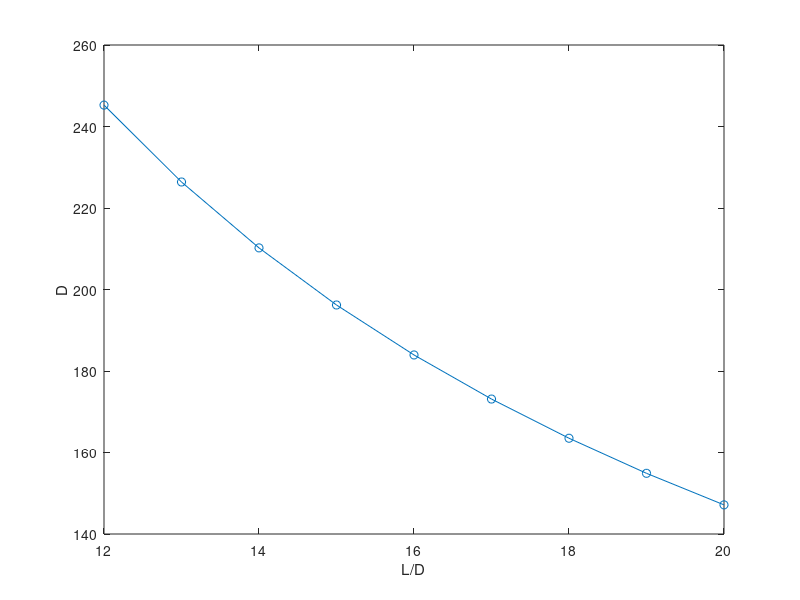
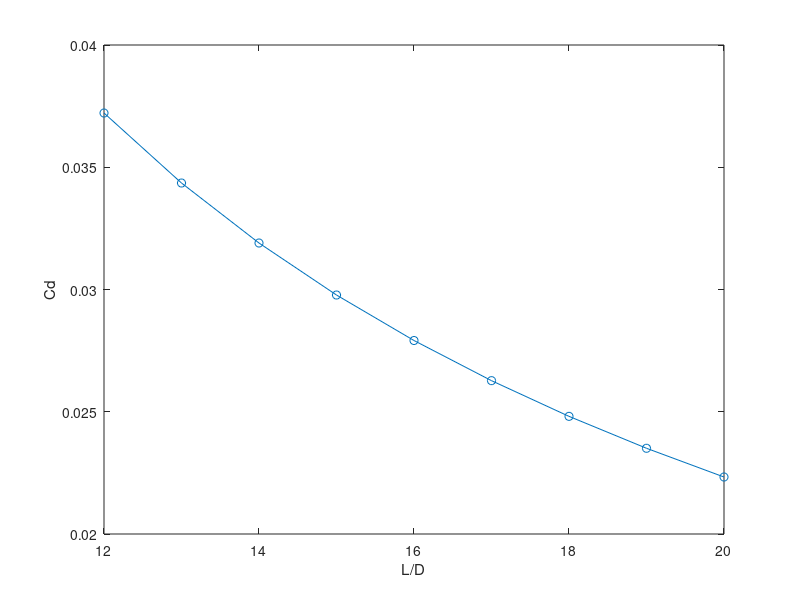
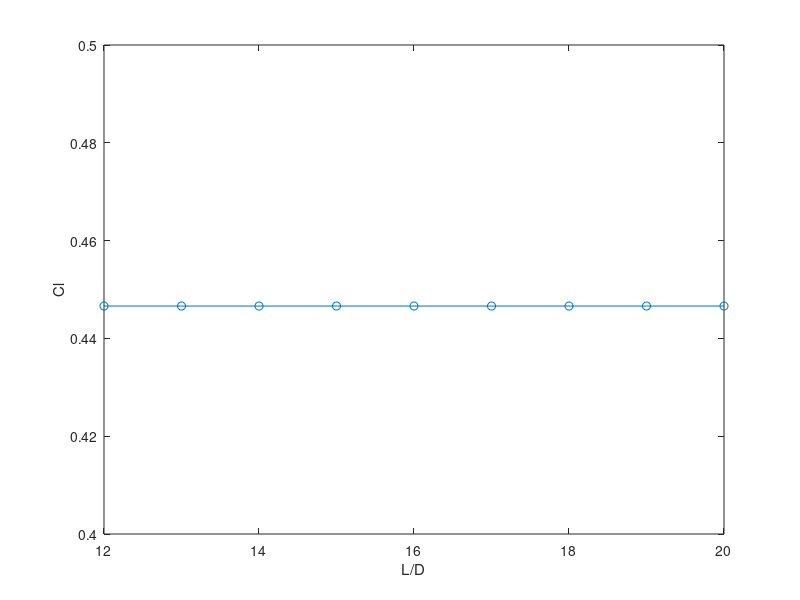
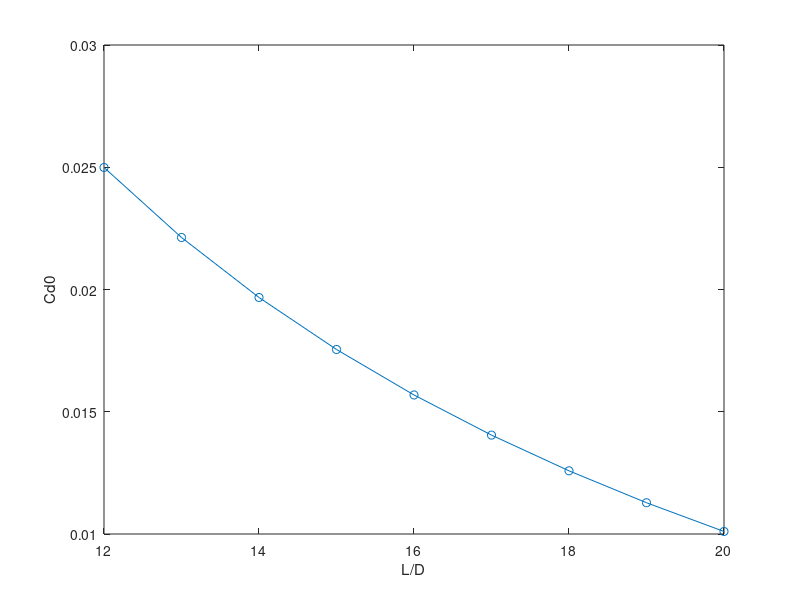

Reproduce these figures in MATLAB, in order.
w = 150* 9.81;
sed = 220;
ar = 10;
b = 8.2;
s = b^2 /ar;
%cl_initial = 0.2;
k = 0.0613;
%cd0 = 0.1;
wb = [];
cd = [];
er = [];
cdo = [];
cl_by_cd = 12:1:20
% for i = 1:1:9
%    v = abs (sqrt(2*w/(s*1.225*cl0)))
%    cd(i) = cl0/cl_by_cd(i);
%    cdo(i) = cd - k* cl0^2;
%    er(i) = 0.85*0.5*1.225* v^3* s* cd* 1.2 * 60; 
%    wb(i) = er/sed;
% end
l_by_d = 12: 1:20;
d = [];
cl = [];
pr = [];
tr = [];
v = 40;
for i = 1: 1:9
    %v = abs (sqrt(2*w/(s*1.225*cl0)));
    %cl(i) = 2*w / (1.225 * v^2 * s);
    d(i) = 2* w/ l_by_d(i);
    cd(i) = 2* d(i)/ (1.225 * v^2 * s);
    cl(i) = cd(i)*l_by_d(i)
    cdo (i) = cd(i) - (k *(cl(i)^2));
    pr(i) = d(i)*v;
    er(i) = 0.85 * pr(i) * 1.2 * 3600;
    wb(i) = er(i)/ sed;
    tr(i) = w/l_by_d(i);
end

figure ()
plot (l_by_d, d, '-o')
xlabel ('L/D')
ylabel('D')

figure ()
plot (l_by_d, cd, '-o')
xlabel ('L/D')
ylabel('Cd')

figure ()
plot (l_by_d, cl, '-o')
xlabel ('L/D')
ylabel('Cl')

figure ()
plot (l_by_d, cdo, '-o')
xlabel ('L/D')
ylabel('Cd0')

figure ()
plot (l_by_d, pr, '-o')
xlabel ('L/D')
ylabel('Pr(W)')

figure ()
plot (l_by_d, er, '-o')
xlabel ('L/D')
ylabel('Er(J)')

figure ()
plot (l_by_d, wb, '-o')
xlabel ('L/D')
ylabel('Wb(kg)')

figure ()
plot (l_by_d, tr, '-o')
xlabel ('L/D')
ylabel('Tr(N)')